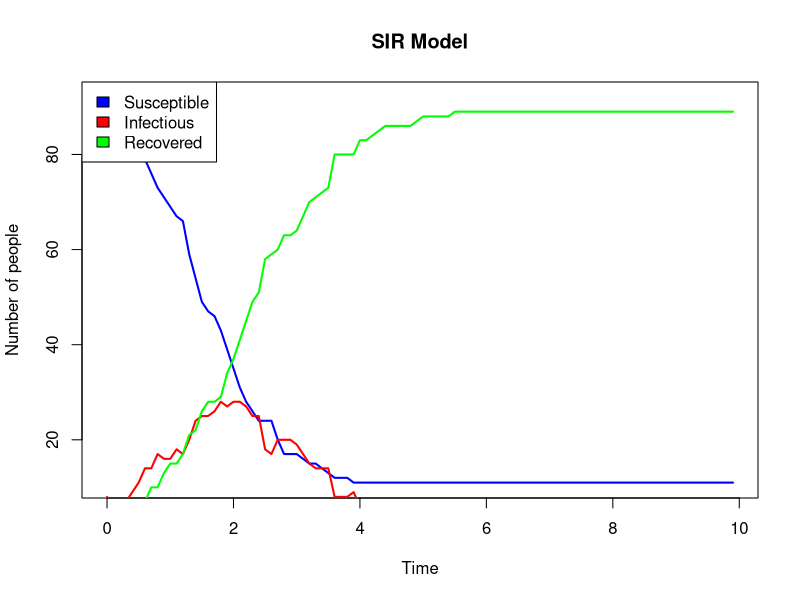

Write the R code that produced this figure.
rm(list=ls())

# Define parameters
beta <- 2.5  # Infection rate
gamma <- 1.0  # Recovery rate
contact_rate <- 0.5  # Fraction of population each person connects to
I0 <- 5  # Number of people initially infected
N <- 100  # Total population size
maxtime <- 10  # How long to simulate for
npts <- 100  # Number of time points during the simulation
dt <- maxtime / npts  # Timestep length

# Define Person class
Person <- function() {
  self <- list(
    S = 1,  # People start off susceptible
    I = 0,
    R = 0
  )
  
  self$infect <- function(self) {
    self$S <- 0
    self$I <- 1
    return(self)
  }
  
  self$recover <- function(self) {
    self$I <- 0
    self$R <- 1
    return(self)
  }
  
  self$check_infection <- function(self, other) {
    if (self$S & other$I & runif(1) < beta / (N * contact_rate) * dt) {
      self <- self$infect(self)
    }
    return(self)
  }
  
  self$check_recovery <- function(self) {
    if (self$I & (runif(1) < (gamma * dt))) {
      self <- self$recover(self)
    }
    return(self)
  }
  
  return(self)
}

# Define Sim class
Sim <- function() {
  # Create arrays
  self <- list(
    x = seq(0, npts - 1),
    S = rep(0, npts),
    I = rep(0, npts),
    R = rep(0, npts)
  )
  self$people <- list()
  for (i in 1:N) {
    self$people[[i]] <- Person()
  }
  
  for (i in 1:I0) {
    self$people[[i]] <- self$people[[i]]$infect(self$people[[i]])
  }
  
  self$time = self$x * dt
  
  self$count <- function(self) {
    S = 0
    I = 0
    R = 0
    for (i in 1:N) {
      S = S + self$people[[i]]$S
      I = I + self$people[[i]]$I
      R = R + self$people[[i]]$R
    }
    return(list(S = S, I = I, R = R))
  }
  
  self$check_infections <- function(self) {
    for (i in 1:N) {
      contacts <- sample(1:N, size = floor(N * contact_rate))
      for (contact in contacts) {
        person1 <- self$people[[i]]
        person2 <- self$people[[contact]]
        self$people[[i]] <- person1$check_infection(person1, person2)
      }
    }
    return(self)
  }
  
  self$check_recoveries <- function(self) {
    for (i in 1:N) {
      person = self$people[[i]]
      self$people[[i]] <- person$check_recovery(person)
    }
    return(self)
  }
  
  self$run <- function(self) {
    for (t in self$x) {
      self <- self$check_infections(self)
      self <- self$check_recoveries(self)
      
      # Update results
      counts <- self$count(self)
      self$S[[t + 1]] <- counts$S
      self$I[[t + 1]] <- counts$I
      self$R[[t + 1]] <- counts$R
    }
    
    cat("Run finished\n")
    return(self)
  }
  
  self$plot <- function(self) {
    plot(self$time, self$S, type = "l", col = "blue", lwd = 2, xlab = "Time", ylab = "Number of people", main = "SIR Model")
    lines(self$time, self$I, type = "l", col = "red", lwd = 2)
    lines(self$time, self$R, type = "l", col = "green", lwd = 2)
    legend("topleft", legend = c("Susceptible", "Infectious", "Recovered"), fill = c("blue", "red", "green"))
  }
  
  return(self)
}

# Run the simulation
sim <- Sim()
sim <- sim$run(sim)
sim$plot(sim)